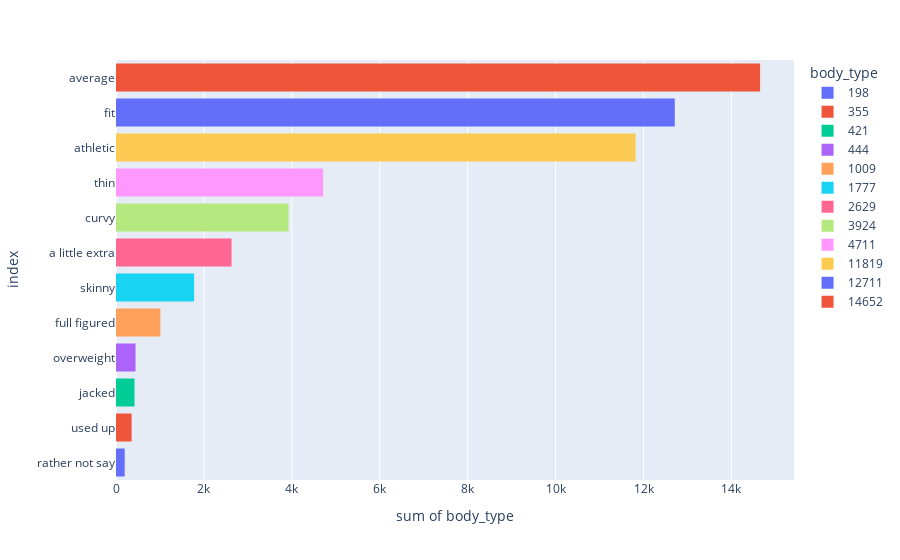

Notebook cell for this chart:
### Code cell
sorted_body_type = profiles['body_type'].value_counts(ascending=True).reset_index()

fig = px.histogram(sorted_body_type,  x='body_type', y='index', color='body_type')
fig.show()

### Figure 1 — Plotly figure (JSON) as saved in the notebook; plotly's stock layout.template omitted (floating-point values rounded to 4 significant figures)
{"data": [{"alignmentgroup": "True", "bingroup": "y", "histfunc": "sum", "hovertemplate": "body_type=198<br>sum of body_type=%{x}<br>index=%{y}<extra></extra>", "legendgroup": "198", "marker": {"color": "#636efa", "pattern": {"shape": ""}}, "name": "198", "offsetgroup": "198", "orientation": "h", "showlegend": true, "type": "histogram", "x": [198], "xaxis": "x", "y": ["rather not say"], "yaxis": "y"}, {"alignmentgroup": "True", "bingroup": "y", "histfunc": "sum", "hovertemplate": "body_type=355<br>sum of body_type=%{x}<br>index=%{y}<extra></extra>", "legendgroup": "355", "marker": {"color": "#EF553B", "pattern": {"shape": ""}}, "name": "355", "offsetgroup": "355", "orientation": "h", "showlegend": true, "type": "histogram", "x": [355], "xaxis": "x", "y": ["used up"], "yaxis": "y"}, {"alignmentgroup": "True", "bingroup": "y", "histfunc": "sum", "hovertemplate": "body_type=421<br>sum of body_type=%{x}<br>index=%{y}<extra></extra>", "legendgroup": "421", "marker": {"color": "#00cc96", "pattern": {"shape": ""}}, "name": "421", "offsetgroup": "421", "orientation": "h", "showlegend": true, "type": "histogram", "x": [421], "xaxis": "x", "y": ["jacked"], "yaxis": "y"}, {"alignmentgroup": "True", "bingroup": "y", "histfunc": "sum", "hovertemplate": "body_type=444<br>sum of body_type=%{x}<br>index=%{y}<extra></extra>", "legendgroup": "444", "marker": {"color": "#ab63fa", "pattern": {"shape": ""}}, "name": "444", "offsetgroup": "444", "orientation": "h", "showlegend": true, "type": "histogram", "x": [444], "xaxis": "x", "y": ["overweight"], "yaxis": "y"}, {"alignmentgroup": "True", "bingroup": "y", "histfunc": "sum", "hovertemplate": "body_type=1009<br>sum of body_type=%{x}<br>index=%{y}<extra></extra>", "legendgroup": "1009", "marker": {"color": "#FFA15A", "pattern": {"shape": ""}}, "name": "1009", "offsetgroup": "1009", "orientation": "h", "showlegend": true, "type": "histogram", "x": [1009], "xaxis": "x", "y": ["full figured"], "yaxis": "y"}, {"alignmentgroup": "True", "bingroup": "y", "histfunc": "sum", "hovertemplate": "body_type=1777<br>sum of body_type=%{x}<br>index=%{y}<extra></extra>", "legendgroup": "1777", "marker": {"color": "#19d3f3", "pattern": {"shape": ""}}, "name": "1777", "offsetgroup": "1777", "orientation": "h", "showlegend": true, "type": "histogram", "x": [1777], "xaxis": "x", "y": ["skinny"], "yaxis": "y"}, {"alignmentgroup": "True", "bingroup": "y", "histfunc": "sum", "hovertemplate": "body_type=2629<br>sum of body_type=%{x}<br>index=%{y}<extra></extra>", "legendgroup": "2629", "marker": {"color": "#FF6692", "pattern": {"shape": ""}}, "name": "2629", "offsetgroup": "2629", "orientation": "h", "showlegend": true, "type": "histogram", "x": [2629], "xaxis": "x", "y": ["a little extra"], "yaxis": "y"}, {"alignmentgroup": "True", "bingroup": "y", "histfunc": "sum", "hovertemplate": "body_type=3924<br>sum of body_type=%{x}<br>index=%{y}<extra></extra>", "legendgroup": "3924", "marker": {"color": "#B6E880", "pattern": {"shape": ""}}, "name": "3924", "offsetgroup": "3924", "orientation": "h", "showlegend": true, "type": "histogram", "x": [3924], "xaxis": "x", "y": ["curvy"], "yaxis": "y"}, {"alignmentgroup": "True", "bingroup": "y", "histfunc": "sum", "hovertemplate": "body_type=4711<br>sum of body_type=%{x}<br>index=%{y}<extra></extra>", "legendgroup": "4711", "marker": {"color": "#FF97FF", "pattern": {"shape": ""}}, "name": "4711", "offsetgroup": "4711", "orientation": "h", "showlegend": true, "type": "histogram", "x": [4711], "xaxis": "x", "y": ["thin"], "yaxis": "y"}, {"alignmentgroup": "True", "bingroup": "y", "histfunc": "sum", "hovertemplate": "body_type=11819<br>sum of body_type=%{x}<br>index=%{y}<extra></extra>", "legendgroup": "11819", "marker": {"color": "#FECB52", "pattern": {"shape": ""}}, "name": "11819", "offsetgroup": "11819", "orientation": "h", "showlegend": true, "type": "histogram", "x": [11819], "xaxis": "x", "y": ["athletic"], "yaxis": "y"}, {"alignmentgroup": "True", "bingroup": "y", "histfunc": "sum", "hovertemplate": "body_type=12711<br>sum of body_type=%{x}<br>index=%{y}<extra></extra>", "legendgroup": "12711", "marker": {"color": "#636efa", "pattern": {"shape": ""}}, "name": "12711", "offsetgroup": "12711", "orientation": "h", "showlegend": true, "type": "histogram", "x": [12711], "xaxis": "x", "y": ["fit"], "yaxis": "y"}, {"alignmentgroup": "True", "bingroup": "y", "histfunc": "sum", "hovertemplate": "body_type=14652<br>sum of body_type=%{x}<br>index=%{y}<extra></extra>", "legendgroup": "14652", "marker": {"color": "#EF553B", "pattern": {"shape": ""}}, "name": "14652", "offsetgroup": "14652", "orientation": "h", "showlegend": true, "type": "histogram", "x": [14652], "xaxis": "x", "y": ["average"], "yaxis": "y"}], "layout": {"barmode": "relative", "legend": {"title": {"text": "body_type"}, "tracegroupgap": 0}, "margin": {"t": 60}, "xaxis": {"anchor": "y", "categoryarray": [198, 355, 421, 444, 1009, 1777, 2629, 3924, 4711, 11819, 12711, 14652], "categoryorder": "array", "domain": [0, 1], "title": {"text": "sum of body_type"}}, "yaxis": {"anchor": "x", "domain": [0, 1], "title": {"text": "index"}}}}
